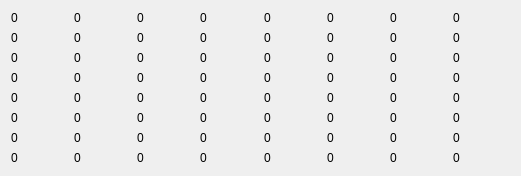
   <widget class="QWidget" name="verticalLayoutWidget_25">
    <property name="geometry">
     <rect>
      <x>1300</x>
      <y>430</y>
      <width>521</width>
      <height>172</height>
     </rect>
    </property>
    <layout class="QVBoxLayout" name="verticalLayout_22">
     <item>
      <layout class="QHBoxLayout" name="horizontalLayout_29">
       <item>
        <widget class="QLabel" name="label_RegV0_0">
         <property name="text">
          <string>0</string>
         </property>
        </widget>
       </item>
       <item>
        <widget class="QLabel" name="label_RegV0_1">
         <property name="text">
          <string>0</string>
         </property>
        </widget>
       </item>
       <item>
        <widget class="QLabel" name="label_RegV0_2">
         <property name="text">
          <string>0</string>
         </property>
        </widget>
       </item>
       <item>
        <widget class="QLabel" name="label_RegV0_3">
         <property name="text">
          <string>0</string>
         </property>
        </widget>
       </item>
       <item>
        <widget class="QLabel" name="label_RegV0_4">
         <property name="text">
          <string>0</string>
         </property>
        </widget>
       </item>
       <item>
        <widget class="QLabel" name="label_RegV0_5">
         <property name="text">
          <string>0</string>
         </property>
        </widget>
       </item>
       <item>
        <widget class="QLabel" name="label_RegV0_6">
         <property name="text">
          <string>0</string>
         </property>
        </widget>
       </item>
       <item>
        <widget class="QLabel" name="label_RegV0_7">
         <property name="text">
          <string>0</string>
         </property>
        </widget>
       </item>
      </layout>
     </item>
     <item>
      <layout class="QHBoxLayout" name="horizontalLayout_31">
       <item>
        <widget class="QLabel" name="label_RegV1_0">
         <property name="text">
          <string>0</string>
         </property>
        </widget>
       </item>
       <item>
        <widget class="QLabel" name="label_RegV1_1">
         <property name="text">
          <string>0</string>
         </property>
        </widget>
       </item>
       <item>
        <widget class="QLabel" name="label_RegV1_2">
         <property name="text">
          <string>0</string>
         </property>
        </widget>
       </item>
       <item>
        <widget class="QLabel" name="label_RegV1_3">
         <property name="text">
          <string>0</string>
         </property>
        </widget>
       </item>
       <item>
        <widget class="QLabel" name="label_RegV1_4">
         <property name="text">
          <string>0</string>
         </property>
        </widget>
       </item>
       <item>
        <widget class="QLabel" name="label_RegV1_5">
         <property name="text">
          <string>0</string>
         </property>
        </widget>
       </item>
       <item>
        <widget class="QLabel" name="label_RegV1_6">
         <property name="text">
          <string>0</string>
         </property>
        </widget>
       </item>
       <item>
        <widget class="QLabel" name="label_RegV1_7">
         <property name="text">
          <string>0</string>
         </property>
        </widget>
       </item>
      </layout>
     </item>
     <item>
      <layout class="QHBoxLayout" name="horizontalLayout_32">
       <item>
        <widget class="QLabel" name="label_RegV2_0">
         <property name="text">
          <string>0</string>
         </property>
        </widget>
       </item>
       <item>
        <widget class="QLabel" name="label_RegV2_1">
         <property name="text">
          <string>0</string>
         </property>
        </widget>
       </item>
       <item>
        <widget class="QLabel" name="label_RegV2_2">
         <property name="text">
          <string>0</string>
         </property>
        </widget>
       </item>
       <item>
        <widget class="QLabel" name="label_RegV2_3">
         <property name="text">
          <string>0</string>
         </property>
        </widget>
       </item>
       <item>
        <widget class="QLabel" name="label_RegV2_4">
         <property name="text">
          <string>0</string>
         </property>
        </widget>
       </item>
       <item>
        <widget class="QLabel" name="label_RegV2_5">
         <property name="text">
          <string>0</string>
         </property>
        </widget>
       </item>
       <item>
        <widget class="QLabel" name="label_RegV2_6">
         <property name="text">
          <string>0</string>
         </property>
        </widget>
       </item>
       <item>
        <widget class="QLabel" name="label_RegV2_7">
         <property name="text">
          <string>0</string>
         </property>
        </widget>
       </item>
      </layout>
     </item>
     <item>
      <layout class="QHBoxLayout" name="horizontalLayout_33">
       <item>
        <widget class="QLabel" name="label_RegV3_0">
         <property name="text">
          <string>0</string>
         </property>
        </widget>
       </item>
       <item>
        <widget class="QLabel" name="label_RegV3_1">
         <property name="text">
          <string>0</string>
         </property>
        </widget>
       </item>
       <item>
        <widget class="QLabel" name="label_RegV3_2">
         <property name="text">
          <string>0</string>
         </property>
        </widget>
       </item>
       <item>
        <widget class="QLabel" name="label_RegV3_3">
         <property name="text">
          <string>0</string>
         </property>
        </widget>
       </item>
       <item>
        <widget class="QLabel" name="label_RegV3_4">
         <property name="text">
          <string>0</string>
         </property>
        </widget>
       </item>
       <item>
        <widget class="QLabel" name="label_RegV3_5">
         <property name="text">
          <string>0</string>
         </property>
        </widget>
       </item>
       <item>
        <widget class="QLabel" name="label_RegV3_6">
         <property name="text">
          <string>0</string>
         </property>
        </widget>
       </item>
       <item>
        <widget class="QLabel" name="label_RegV3_7">
         <property name="text">
          <string>0</string>
         </property>
        </widget>
       </item>
      </layout>
     </item>
     <item>
      <layout class="QHBoxLayout" name="horizontalLayout_34">
       <item>
        <widget class="QLabel" name="label_RegV4_0">
         <property name="text">
          <string>0</string>
         </property>
        </widget>
       </item>
       <item>
        <widget class="QLabel" name="label_RegV4_1">
         <property name="text">
          <string>0</string>
         </property>
        </widget>
       </item>
       <item>
        <widget class="QLabel" name="label_RegV4_2">
         <property name="text">
          <string>0</string>
         </property>
        </widget>
       </item>
       <item>
        <widget class="QLabel" name="label_RegV4_3">
         <property name="text">
          <string>0</string>
         </property>
        </widget>
       </item>
       <item>
        <widget class="QLabel" name="label_RegV4_4">
         <property name="text">
          <string>0</string>
         </property>
        </widget>
       </item>
       <item>
        <widget class="QLabel" name="label_RegV4_5">
         <property name="text">
          <string>0</string>
         </property>
        </widget>
       </item>
       <item>
        <widget class="QLabel" name="label_RegV4_6">
         <property name="text">
          <string>0</string>
         </property>
        </widget>
       </item>
       <item>
        <widget class="QLabel" name="label_RegV4_7">
         <property name="text">
          <string>0</string>
         </property>
        </widget>
       </item>
      </layout>
     </item>
     <item>
      <layout class="QHBoxLayout" name="horizontalLayout_35">
       <item>
        <widget class="QLabel" name="label_RegV5_0">
         <property name="text">
          <string>0</string>
         </property>
        </widget>
       </item>
       <item>
        <widget class="QLabel" name="label_RegV5_1">
         <property name="text">
          <string>0</string>
         </property>
        </widget>
       </item>
       <item>
        <widget class="QLabel" name="label_RegV5_2">
         <property name="text">
          <string>0</string>
         </property>
        </widget>
       </item>
       <item>
        <widget class="QLabel" name="label_RegV5_3">
         <property name="text">
          <string>0</string>
         </property>
        </widget>
       </item>
       <item>
        <widget class="QLabel" name="label_RegV5_4">
         <property name="text">
          <string>0</string>
         </property>
        </widget>
       </item>
       <item>
        <widget class="QLabel" name="label_RegV5_5">
         <property name="text">
          <string>0</string>
         </property>
        </widget>
       </item>
       <item>
        <widget class="QLabel" name="label_RegV5_6">
         <property name="text">
          <string>0</string>
         </property>
        </widget>
       </item>
       <item>
        <widget class="QLabel" name="label_RegV5_7">
         <property name="text">
          <string>0</string>
         </property>
        </widget>
       </item>
      </layout>
     </item>
     <item>
      <layout class="QHBoxLayout" name="horizontalLayout_36">
       <item>
        <widget class="QLabel" name="label_RegV6_0">
         <property name="text">
          <string>0</string>
         </property>
        </widget>
       </item>
       <item>
        <widget class="QLabel" name="label_RegV6_1">
         <property name="text">
          <string>0</string>
         </property>
        </widget>
       </item>
       <item>
        <widget class="QLabel" name="label_RegV6_2">
         <property name="text">
          <string>0</string>
         </property>
        </widget>
       </item>
       <item>
        <widget class="QLabel" name="label_RegV6_3">
         <property name="text">
          <string>0</string>
         </property>
        </widget>
       </item>
       <item>
        <widget class="QLabel" name="label_RegV6_4">
         <property name="text">
          <string>0</string>
         </property>
        </widget>
       </item>
       <item>
        <widget class="QLabel" name="label_RegV6_5">
         <property name="text">
          <string>0</string>
         </property>
        </widget>
       </item>
       <item>
        <widget class="QLabel" name="label_RegV6_6">
         <property name="text">
          <string>0</string>
         </property>
        </widget>
       </item>
       <item>
        <widget class="QLabel" name="label_RegV6_7">
         <property name="text">
          <string>0</string>
         </property>
        </widget>
       </item>
      </layout>
     </item>
     <item>
      <layout class="QHBoxLayout" name="horizontalLayout_37">
       <item>
        <widget class="QLabel" name="label_RegV7_0">
         <property name="text">
          <string>0</string>
         </property>
        </widget>
       </item>
       <item>
        <widget class="QLabel" name="label_RegV7_1">
         <property name="text">
          <string>0</string>
         </property>
        </widget>
       </item>
       <item>
        <widget class="QLabel" name="label_RegV7_2">
         <property name="text">
          <string>0</string>
         </property>
        </widget>
       </item>
       <item>
        <widget class="QLabel" name="label_RegV7_3">
         <property name="text">
          <string>0</string>
         </property>
        </widget>
       </item>
       <item>
        <widget class="QLabel" name="label_RegV7_4">
         <property name="text">
          <string>0</string>
         </property>
        </widget>
       </item>
       <item>
        <widget class="QLabel" name="label_RegV7_5">
         <property name="text">
          <string>0</string>
         </property>
        </widget>
       </item>
       <item>
        <widget class="QLabel" name="label_RegV7_6">
         <property name="text">
          <string>0</string>
         </property>
        </widget>
       </item>
       <item>
        <widget class="QLabel" name="label_RegV7_7">
         <property name="text">
          <string>0</string>
         </property>
        </widget>
       </item>
      </layout>
     </item>
    </layout>
   </widget>
